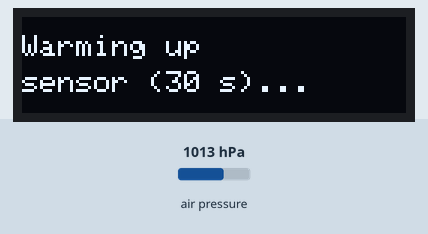
This sketch was run on a simulated Arduino Uno, built with avr-gcc and run on an emulated ATmega328P. Shown: 128×32 one-colour display. Wiring (inferred from the names in the program): 24Cxx EEPROM at I2C address 0x50. Inputs (shaded band) come from the test bench; at power-on: air pressure 1013 hPa. EEPROM starts erased; what the sketch prints to the serial monitor is not drawn.

Above: at 0.3 s.
At 30.3 s:
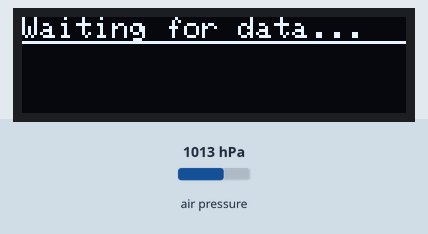
At 31.7 s:
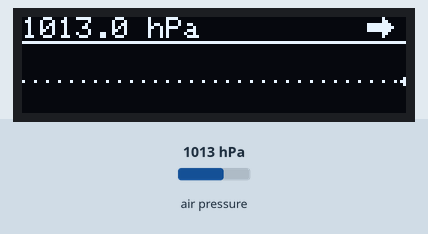

Measured:
- what the display in image 0 shows lasts 30.1 s, from 0.2 s to 30.3 s
- what the display in image 1 shows lasts 1.4 s, from 30.3 s to 31.7 s

The sketch:

pressure_logger_OLED_BMP280_v4.ino
```cpp
/* ============================================================
 * Atmospheric Pressure Logger — 0.91" SSD1306 OLED + I2C EEPROM
 *                              BMP280 SENSOR VARIANT
 * ============================================================
 * Hardware:
 *   - Arduino Uno / Pro Mini
 *   - BMP280 (I2C) — bare module or AHT20+BMP280 combo
 *   - 0.91" SSD1306 OLED, 128 x 32, I2C
 *   - AT24Cxx EEPROM (any size; see EEPROM_ADDR_BYTES below)
 *
 * Wiring (everything shares the same I2C bus):
 *   BMP280   VDD->3.3V/5V  GND->GND  SDA->A4  SCL->A5
 *   OLED     VCC->3.3V/5V  GND->GND  SDA->A4  SCL->A5
 *   EEPROM   VCC->5V       GND->GND  SDA->A4  SCL->A5
 *
 *   I2C addresses (no conflicts):
 *     BMP280  0x76 (or 0x77)
 *     OLED    0x3C (or 0x3D)
 *     EEPROM  0x50  (AT24C01..C16 also alias 0x51..0x53 to
 *                    select 256-byte pages — we only use page 0)
 *
 * Required libraries (Library Manager):
 *   Adafruit BMP280 Library    by Adafruit
 *   Adafruit SSD1306           by Adafruit
 *   Adafruit GFX Library       by Adafruit  (dependency)
 *   Adafruit BusIO             by Adafruit  (dependency)
 *
 * Display layout (128 x 32 px, monochrome):
 *   y=0..7   header  — "1013.5 hPa" + trend arrow
 *   y=8      1-px horizontal separator
 *   y=10..31 graph — 22 px tall, ±3 hPa adaptive window
 *   y=20     sparse dotted line = LATEST reading (= window center)
 *
 * Changelog:
 *   v1   OLED port of 2-matrix BMP280 v1.
 *   v2   FILTER_OFF, software oversampling, no 0.5 hPa rounding.
 *   v3   Adaptive window centered on latest reading, ±3 hPa span,
 *        out-of-window points skipped instead of clamped.
 *
 *   v4 (EEPROM addressing fix for AT24C08 + boot self-test):
 *     - Added EEPROM_ADDR_BYTES define (1 for AT24C01..C16,
 *       2 for AT24C32 and larger).
 *           v1..v3 hard-coded the 2-byte AT24C32+ form. With an
 *           AT24C08 in the socket, the second "address" byte was
 *           interpreted as data and clobbered the data byte that
 *           followed it. Every save effectively wrote one byte,
 *           always at physical address 1. Every load failed the
 *           range check and reported "No valid history" on boot.
 *
 *     - Added eepromSelfTest() called once during setup:
 *           Writes 0xA5 to a scratch byte (addr 5, between
 *           dataCount@0 and hist[]@10), reads it back, reports
 *           OK / FAIL on Serial. Quick sanity check after any
 *           wiring or chip change — if you see FAIL, double-check
 *           EEPROM_ADDR_BYTES against your chip.
 *
 *     - Added value-range sanity check inside loadFromEEPROM:
 *           If storedCount is in range but the first restored
 *           pressure value is outside [800, 1200] hPa, treat the
 *           whole blob as garbage and start fresh. Catches the
 *           narrow case where stale bytes happen to encode a
 *           plausible-looking count but nonsense floats.
 *
 *     For users with AT24C32 / AT24C64 / AT24C256 etc.:
 *         change EEPROM_ADDR_BYTES from 1 to 2. Nothing else
 *         needs to be touched.
 * ============================================================ */

#include <Wire.h>
#include <math.h>
#include <Adafruit_BMP280.h>
#include <Adafruit_GFX.h>
#include <Adafruit_SSD1306.h>

// ── OLED: SSD1306, 128 x 32, I2C ─────────────────────────────
#define SCREEN_WIDTH        128
#define SCREEN_HEIGHT        32
#define OLED_RESET           -1
#define OLED_ADDR_PRIMARY   0x3C
#define OLED_ADDR_FALLBACK  0x3D

Adafruit_SSD1306 display(SCREEN_WIDTH, SCREEN_HEIGHT, &Wire, OLED_RESET);

// ── EEPROM (AT24Cxx) ─────────────────────────────────────────
#define EEPROM_ADDR 0x50

// EEPROM_ADDR_BYTES — how many bytes to send for the memory address.
//
//   1   AT24C01, C02, C04, C08, C16   (1 KB..2 KB chips,
//                                      256-byte pages)
//   2   AT24C32, C64, C128, C256,     (4 KB..64 KB chips,
//       C512, C1024                    flat 16-bit address space)
//
// Current build: AT24C08  -->  1
#define EEPROM_ADDR_BYTES 1

// ── BMP280 I2C addresses ─────────────────────────────────────
#define BMP280_ADDR_PRIMARY   0x76
#define BMP280_ADDR_FALLBACK  0x77

// ── Measurement interval ─────────────────────────────────────
#define TEST_MODE false

#if TEST_MODE
  #define INTERVAL_MS   900000UL   // 15 min
#else
  #define INTERVAL_MS  3600000UL   // 1 h (production)
#endif

// ── Software oversampling (v2) ───────────────────────────────
#define N_SAMPLES         8
#define SAMPLE_DELAY_MS 100

// ── History buffer ───────────────────────────────────────────
// 24 readings * 1 h = 24-hour window.
// EEPROM footprint: 1 byte (dataCount) + 96 bytes (hist[]) = 97 bytes.
// Fits comfortably in any AT24Cxx, including the smallest C01 (128 B)
// if you ever swap one in — though C01's 128 B is too small.
// Minimum required size: AT24C02 (256 bytes) and up.
#define HISTORY_LEN 24
float hist[HISTORY_LEN];
int   dataCount = 0;
unsigned long lastMs = 0;

// ── Display scale (v3 — adaptive window) ─────────────────────
const float SCALE_HALF_RANGE = 3.0f;

// ── OLED layout constants ────────────────────────────────────
const uint8_t SEPARATOR_Y    = 8;
const uint8_t GRAPH_TOP      = 10;
const uint8_t GRAPH_BOTTOM   = 31;
const uint8_t PX_PER_READING = 5;
const uint8_t ARROW_X        = 115;
const uint8_t ARROW_Y        = 0;

// ── Library object ───────────────────────────────────────────
Adafruit_BMP280 bmp;


// ════════════════════════════════════════════════════════════
//  EEPROM LOW-LEVEL HELPERS  (v4: 1-byte OR 2-byte addressing)
// ════════════════════════════════════════════════════════════

void writeEEPROM(int address, byte val) {
  Wire.beginTransmission(EEPROM_ADDR);
#if EEPROM_ADDR_BYTES == 2
  Wire.write((byte)(address >> 8));     // MSB — AT24C32 and larger only
#endif
  Wire.write((byte)(address & 0xFF));   // LSB (or sole byte for AT24C08)
  Wire.write(val);
  Wire.endTransmission();
  delay(5);                             // mandatory page-write delay
}

byte readEEPROM(int address) {
  byte rdata = 0xFF;
  Wire.beginTransmission(EEPROM_ADDR);
#if EEPROM_ADDR_BYTES == 2
  Wire.write((byte)(address >> 8));
#endif
  Wire.write((byte)(address & 0xFF));
  Wire.endTransmission();
  Wire.requestFrom(EEPROM_ADDR, 1);
  if (Wire.available()) rdata = Wire.read();
  return rdata;
}

// Boot-time sanity check. Writes a magic byte to a scratch address
// (between dataCount@0 and hist[]@10), reads it back, reports OK/FAIL.
// If this fails, EEPROM_ADDR_BYTES is almost certainly wrong for
// the chip in the socket.
bool eepromSelfTest() {
  const int  TEST_ADDR    = 5;
  const byte TEST_PATTERN = 0xA5;

  // Save whatever was there so the test is non-destructive
  byte saved = readEEPROM(TEST_ADDR);

  writeEEPROM(TEST_ADDR, TEST_PATTERN);
  byte readback = readEEPROM(TEST_ADDR);

  // Restore
  writeEEPROM(TEST_ADDR, saved);

  if (readback == TEST_PATTERN) {
    Serial.println(F("EEPROM self-test OK."));
    return true;
  }

  Serial.print(F("EEPROM self-test FAILED: wrote 0x"));
  Serial.print(TEST_PATTERN, HEX);
  Serial.print(F(", read 0x"));
  Serial.println(readback, HEX);
  Serial.println(F("  -> check EEPROM_ADDR_BYTES against your chip"));
  Serial.println(F("     (1 for AT24C01..C16, 2 for AT24C32 and up)"));
  return false;
}


// ════════════════════════════════════════════════════════════
//  DATA PERSISTENCE
// ════════════════════════════════════════════════════════════

void saveToEEPROM() {
  Serial.println(F("Saving history to EEPROM..."));
  writeEEPROM(0, (byte)dataCount);
  byte* p = (byte*)(void*)&hist;
  for (int i = 0; i < (int)sizeof(hist); i++) {
    writeEEPROM(10 + i, p[i]);
  }
}

void loadFromEEPROM() {
  Serial.println(F("Checking EEPROM for stored data..."));
  byte storedCount = readEEPROM(0);

  if (storedCount < 1 || storedCount > HISTORY_LEN) {
    Serial.println(F("No valid history found in EEPROM. Starting fresh."));
    dataCount = 0;
    return;
  }

  // Provisionally restore
  dataCount = (int)storedCount;
  byte* p = (byte*)(void*)&hist;
  for (int i = 0; i < (int)sizeof(hist); i++) {
    p[i] = readEEPROM(10 + i);
  }

  // v4: value-range sanity check on the first stored reading.
  // Catches the case where storedCount happens to look valid but
  // the rest of the blob is garbage.
  if (hist[0] < 800.0f || hist[0] > 1200.0f || isnan(hist[0])) {
    Serial.println(F("EEPROM data failed sanity check (bad float) -- starting fresh."));
    dataCount = 0;
    return;
  }

  Serial.print(F("Restored "));
  Serial.print(dataCount);
  Serial.println(F(" readings from memory."));
}


// ════════════════════════════════════════════════════════════
//  OLED HELPERS
// ════════════════════════════════════════════════════════════

void showStatus(const __FlashStringHelper* line1,
                const __FlashStringHelper* line2) {
  display.clearDisplay();
  display.setTextSize(1);
  display.setTextColor(SSD1306_WHITE);
  display.setCursor(0, 6);
  display.print(line1);
  if (line2) {
    display.setCursor(0, 18);
    display.print(line2);
  }
  display.display();
}

float computeDelta() {
  if (dataCount < 2) return 0.0f;
  int refIdx = max(0, dataCount - 3);
  return hist[dataCount - 1] - hist[refIdx];
}

void drawArrow(float delta) {
  const int x = ARROW_X;
  const int y = ARROW_Y;

  if (delta >= 1.0f) {
    display.fillTriangle(x + 4, y,
                         x,     y + 2,
                         x + 8, y + 2,
                         SSD1306_WHITE);
    display.fillRect(x + 3, y + 2, 3, 5, SSD1306_WHITE);

  } else if (delta <= -1.0f) {
    display.fillRect(x + 3, y, 3, 5, SSD1306_WHITE);
    display.fillTriangle(x + 4, y + 6,
                         x,     y + 4,
                         x + 8, y + 4,
                         SSD1306_WHITE);
  } else {
    display.fillRect(x, y + 2, 6, 3, SSD1306_WHITE);
    display.fillTriangle(x + 5, y,
                         x + 5, y + 6,
                         x + 8, y + 3,
                         SSD1306_WHITE);
  }
}

void drawHeader() {
  display.setTextSize(1);
  display.setTextColor(SSD1306_WHITE);
  display.setCursor(0, 0);

  if (dataCount == 0) {
    display.print(F("Waiting for data..."));
    return;
  }

  display.print(hist[dataCount - 1], 1);
  display.print(F(" hPa"));
  drawArrow(computeDelta());
}

void drawGraph() {
  if (dataCount == 0) return;

  // v3: window centered on the LATEST reading
  float center = hist[dataCount - 1];
  float lo     = center - SCALE_HALF_RANGE;
  float hi     = center + SCALE_HALF_RANGE;
  float range  = hi - lo;

  const int gh      = GRAPH_BOTTOM - GRAPH_TOP;
  const int centerY = GRAPH_BOTTOM - gh / 2;

  // Dotted reference line at "latest reading" level
  for (int x = 0; x < SCREEN_WIDTH; x += 4) {
    display.drawPixel(x, centerY, SSD1306_WHITE);
  }

  // Plot data line; drop points outside the ±3 hPa window
  int prevX = -1, prevY = -1;
  for (int i = 0; i < dataCount; i++) {
    int x = (SCREEN_WIDTH - 1) -
            ((dataCount - 1) - i) * (int)PX_PER_READING;
    if (x < 0) continue;

    float t = (hist[i] - lo) / range;
    if (t < 0.0f || t > 1.0f) {
      prevX = -1;   // break the line at the gap
      continue;
    }
    int yp = GRAPH_BOTTOM - (int)(t * gh + 0.5f);

    if (prevX >= 0) {
      display.drawLine(prevX, prevY, x, yp, SSD1306_WHITE);
    }
    prevX = x;
    prevY = yp;
  }

  display.fillCircle(SCREEN_WIDTH - 1, centerY, 1, SSD1306_WHITE);
}

void redraw() {
  display.clearDisplay();
  drawHeader();
  display.drawFastHLine(0, SEPARATOR_Y, SCREEN_WIDTH, SSD1306_WHITE);
  drawGraph();
  display.display();
}


// ════════════════════════════════════════════════════════════
//  SETUP
// ════════════════════════════════════════════════════════════
void setup() {
  Serial.begin(9600);
  Wire.begin();
  Serial.println(F("\n== Pressure Logger v4 (OLED + EEPROM, BMP280) =="));

  // ── OLED init ─────────────────────────────────────────────
  bool oledOk = display.begin(SSD1306_SWITCHCAPVCC, OLED_ADDR_PRIMARY);
  if (!oledOk) {
    Serial.println(F("OLED 0x3C failed, trying 0x3D..."));
    oledOk = display.begin(SSD1306_SWITCHCAPVCC, OLED_ADDR_FALLBACK);
  }
  if (!oledOk) {
    Serial.println(F("WARNING: SSD1306 OLED not found — continuing without display."));
  } else {
    display.clearDisplay();
    display.setTextSize(1);
    display.setTextColor(SSD1306_WHITE);
    display.setCursor(0, 0);
    display.print(F("Pressure Logger"));
    display.setCursor(0, 12);
    display.print(F("v4  BMP280"));
    display.setCursor(0, 24);
    display.print(F("Initializing..."));
    display.display();
  }

  // ── EEPROM self-test (new in v4) ──────────────────────────
  // Done before BMP280 / warm-up so any failure is reported early.
  eepromSelfTest();

  // ── BMP280 init ───────────────────────────────────────────
  if (!bmp.begin(BMP280_ADDR_PRIMARY)) {
    Serial.println(F("BMP280 0x76 failed, trying 0x77..."));
    if (!bmp.begin(BMP280_ADDR_FALLBACK)) {
      Serial.println(F("ERROR: BMP280 not found! Check wiring."));
      if (oledOk) showStatus(F("ERROR:"), F("BMP280 missing"));
      while (true) delay(1000);
    }
  }

  bmp.setSampling(Adafruit_BMP280::MODE_FORCED,
                  Adafruit_BMP280::SAMPLING_X2,
                  Adafruit_BMP280::SAMPLING_X16,
                  Adafruit_BMP280::FILTER_OFF,
                  Adafruit_BMP280::STANDBY_MS_1);
  Serial.println(F("BMP280 initialized (IIR off, OSR x16)."));

  // ── Sensor warm-up ────────────────────────────────────────
  Serial.println(F("Warming up sensor (30 s)..."));
  if (oledOk) showStatus(F("Warming up"), F("sensor (30 s)..."));
  for (int i = 0; i < 3; i++) {
    bmp.takeForcedMeasurement();
    (void)bmp.readPressure();
    Serial.print(F("Stabilizing... "));
    Serial.print(i + 1);
    Serial.println(F("/3"));
    delay(10000);
  }
  Serial.println(F("Sensor stabilized."));

  loadFromEEPROM();
  if (oledOk) redraw();

  measure();
  lastMs = millis();
}


// ════════════════════════════════════════════════════════════
//  MAIN LOOP  (non-blocking)
// ════════════════════════════════════════════════════════════
void loop() {
  if (millis() - lastMs >= INTERVAL_MS) {
    lastMs = millis();
    measure();
  }
}


// ════════════════════════════════════════════════════════════
//  MEASUREMENT  (v2: software oversampling, no rounding)
// ════════════════════════════════════════════════════════════
void measure() {
  const float MIN_VALID_PA = 30000.0f;
  const float MAX_VALID_PA = 125000.0f;

  float sum = 0.0f;
  int   validCount = 0;

  for (int i = 0; i < N_SAMPLES; i++) {
    if (bmp.takeForcedMeasurement()) {
      float pa = bmp.readPressure();
      if (pa > MIN_VALID_PA && pa < MAX_VALID_PA) {
        sum += pa;
        validCount++;
      }
    }
    delay(SAMPLE_DELAY_MS);
  }

  if (validCount == 0) {
    Serial.println(F("ERROR: all samples failed!"));
    return;
  }

  float p = (sum / (float)validCount) / 100.0f;

  if (p < 300.0f || p > 1250.0f) {
    Serial.print(F("REJECTED — invalid average: "));
    Serial.println(p);
    return;
  }

  if (dataCount < HISTORY_LEN) {
    hist[dataCount++] = p;
  } else {
    for (int i = 0; i < HISTORY_LEN - 1; i++) hist[i] = hist[i + 1];
    hist[HISTORY_LEN - 1] = p;
  }

  Serial.print(F("P = "));
  Serial.print(p, 2);
  Serial.print(F(" hPa  | avg of "));
  Serial.print(validCount);
  Serial.print(F("/"));
  Serial.print(N_SAMPLES);
  Serial.print(F(" samples | stored: "));
  Serial.println(dataCount);

  saveToEEPROM();
  redraw();
}
```
